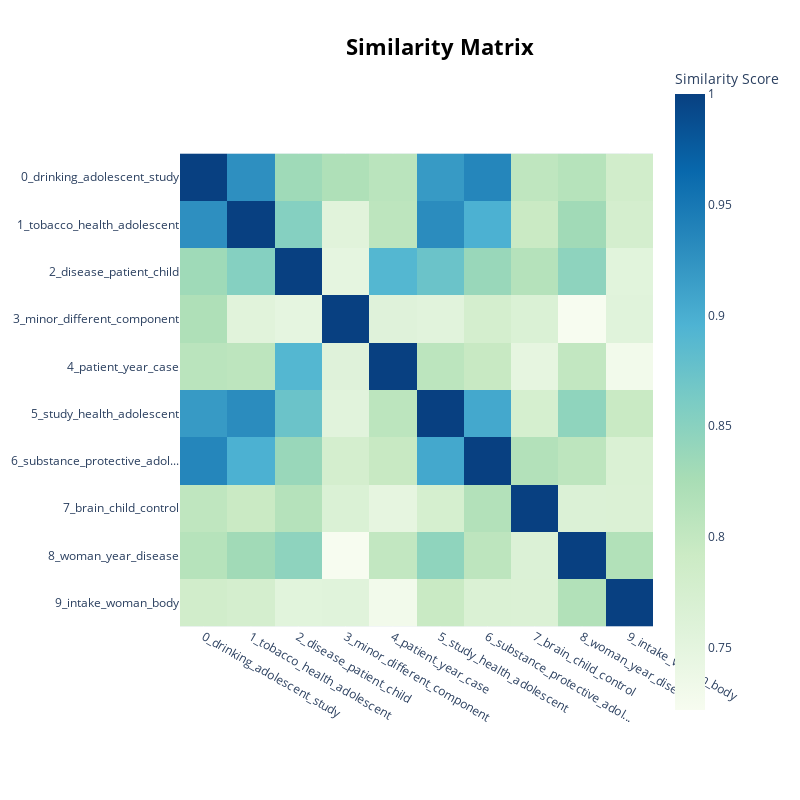

Notebook source saved alongside this figure:
### Code cell
topic_model.visualize_heatmap()

### Figure 1 — Plotly figure (JSON) as saved in the notebook; plotly's stock layout.template omitted (floating-point values rounded to 4 significant figures)
{"data": [{"coloraxis": "coloraxis", "hovertemplate": "x: %{x}<br>y: %{y}<br>Similarity Score: %{z}<extra></extra>", "name": "0", "type": "heatmap", "x": ["0_drinking_adolescent_study", "1_tobacco_health_adolescent", "2_disease_patient_child", "3_minor_different_component", "4_patient_year_case", "5_study_health_adolescent", "6_substance_protective_adol...", "7_brain_child_control", "8_woman_year_disease", "9_intake_woman_body"], "xaxis": "x", "y": ["0_drinking_adolescent_study", "1_tobacco_health_adolescent", "2_disease_patient_child", "3_minor_different_component", "4_patient_year_case", "5_study_health_adolescent", "6_substance_protective_adol...", "7_brain_child_control", "8_woman_year_disease", "9_intake_woman_body"], "yaxis": "y", "z": [[1.0, 0.9277, 0.8328, 0.8196, 0.809, 0.9181, 0.9365, 0.8041, 0.8122, 0.7819], [0.9277, 1.0, 0.8529, 0.7559, 0.806, 0.9307, 0.8978, 0.7932, 0.8318, 0.7778], [0.8328, 0.8529, 1.0, 0.7488, 0.8908, 0.8733, 0.8375, 0.8135, 0.8465, 0.7545], [0.8196, 0.7559, 0.7488, 1.0, 0.7589, 0.7556, 0.7778, 0.7664, 0.7219, 0.7574], [0.809, 0.806, 0.8908, 0.7589, 1.0, 0.807, 0.7953, 0.7479, 0.8007, 0.7294], [0.9181, 0.9307, 0.8733, 0.7556, 0.807, 1.0, 0.9054, 0.7761, 0.8455, 0.794], [0.9365, 0.8978, 0.8375, 0.7778, 0.7953, 0.9054, 1.0, 0.8157, 0.8064, 0.7674], [0.8041, 0.7932, 0.8135, 0.7664, 0.7479, 0.7761, 0.8157, 1.0, 0.765, 0.766], [0.8122, 0.8318, 0.8465, 0.7219, 0.8007, 0.8455, 0.8064, 0.765, 1.0, 0.8168], [0.7819, 0.7778, 0.7545, 0.7574, 0.7294, 0.794, 0.7674, 0.766, 0.8168, 1]]}], "layout": {"coloraxis": {"colorbar": {"title": {"text": "Similarity Score"}}, "colorscale": [[0, "rgb(247,252,240)"], [0.125, "rgb(224,243,219)"], [0.25, "rgb(204,235,197)"], [0.375, "rgb(168,221,181)"], [0.5, "rgb(123,204,196)"], [0.625, "rgb(78,179,211)"], [0.75, "rgb(43,140,190)"], [0.875, "rgb(8,104,172)"], [1, "rgb(8,64,129)"]]}, "height": 800, "hoverlabel": {"bgcolor": "white", "font": {"family": "Rockwell", "size": 16}}, "legend": {"title": {"text": "Trend"}}, "margin": {"t": 60}, "showlegend": true, "title": {"font": {"color": "Black", "size": 22}, "text": "<b>Similarity Matrix</b>", "x": 0.55, "xanchor": "center", "y": 0.95, "yanchor": "top"}, "width": 800, "xaxis": {"anchor": "y", "constrain": "domain", "domain": [0, 1], "scaleanchor": "y"}, "yaxis": {"anchor": "x", "autorange": "reversed", "constrain": "domain", "domain": [0, 1]}}}
